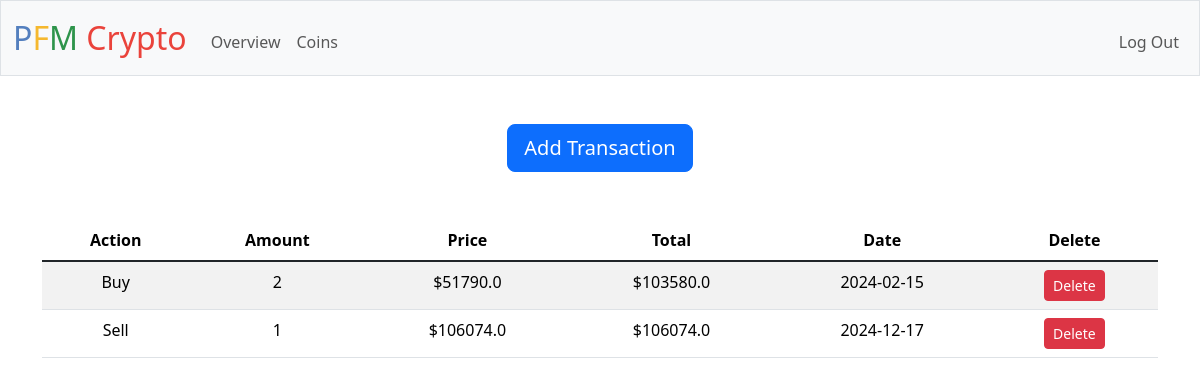
Page /coins/Bitcoin (signed in) on the committed database.
### tables this page shows
CREATE TABLE transactions ( id INTEGER PRIMARY KEY AUTOINCREMENT, user_id INTEGER NOT NULL, coin_id INTEGER NOT NULL, buy BOOLEAN NOT NULL, price REAL NOT NULL, amount NUMERIC NOT NULL, date DATE NOT NULL, FOREIGN KEY (user_id) REFERENCES users (id) ON DELETE CASCADE, FOREIGN KEY (coin_id) REFERENCES coins (id) ON DELETE CASCADE );

### app.py (the view)
@app.route('/coins/<name>', methods=["GET", "POST"])
@login_required
def coin_page(name):
    coin_info = db.execute(
        "SELECT id, genesis, coin_id FROM coins WHERE name = ? AND user_id = ?", name, session["user_id"]
    )
    txs = db.execute(
        "SELECT * from transactions WHERE user_id = ? AND coin_id = ? ORDER BY date", session["user_id"], coin_info[0]["id"]
    )
    other_txs = db.execute(
        "SELECT * from transactions WHERE user_id = ? AND coin_id != ? ORDER BY date", session["user_id"], coin_info[0]["id"]
    )
    genesis = coin_info[0]["genesis"]
    coin_id = coin_info[0]["coin_id"]
    id = coin_info[0]["id"]
    other_coins = db.execute(
        "SELECT id, name FROM coins WHERE user_id = ? AND coin_id != ?", session["user_id"], coin_id
    )
    return render_template('transactions.html', txs = txs, genesis = genesis, coin_id = coin_id, id = id, other_coins = other_coins, other_txs = other_txs)

### app.py (called while the page is built)
@app.after_request
def after_request(response):
    response.headers["Cache-Control"] = "no-cache, no-store, must-revalidate"
    response.headers["Expires"] = 0
    response.headers["Pragma"] = "no-cache"
    return response

### helpers.py (called while the page is built)
def login_required(f):
    @wraps(f)
    def decorated_function(*args, **kwargs):
        if session.get("user_id") is None:
            return redirect("/login")
        return f(*args, **kwargs)
    return decorated_function

### templates/transactions.html (shortened to what this page needs)
{% extends "layout.html" %}
{% block main %}
<div class="container d-flex justify-content-center">
    <button type="button"
    class="btn btn-primary btn-lg"
    data-bs-toggle="modal"
    data-bs-target="#addBuy"
    >
        Add Transaction
    </button>
</div>
<table class="table table-striped table-hover mt-5">
    <thead>
      <tr>
        <th scope="col">Action</th>
        <th scope="col">Amount</th>
        <th scope="col">Price</th>
        <th scope="col">Total</th>
        <th scope="col">Date</th>
        <th scope="col">Delete</th>
      </tr>
    </thead>
    <tbody class="table-group-divider">
      {% for tx in txs %}
      <tr id="{{ tx.id }}">
        <td>{{ "Buy" if tx.buy else "Sell" }}</td>
        <td>{{ tx.amount | round (6) }}</td>
        <td>${{ tx.price }}</td>
        <td>${{ tx.price * tx.amount }}</td>
        <td>{{ tx.date }}</td>
        <td><button class="btn btn-danger btn-sm delete-btn" data-tx-id="{{ tx.id }}">Delete</button></td>
      </tr>
      {% endfor %}
    </tbody>
  </table>
{% endblock %}

### rows in the picture
transactions: buy "Buy", amount "2", price "51790.0", tx.price*tx.amount "103580.0", date "2024-02-15"
transactions: buy "Sell", amount "1", price "106074.0", tx.price*tx.amount "106074.0", date "2024-12-17"
